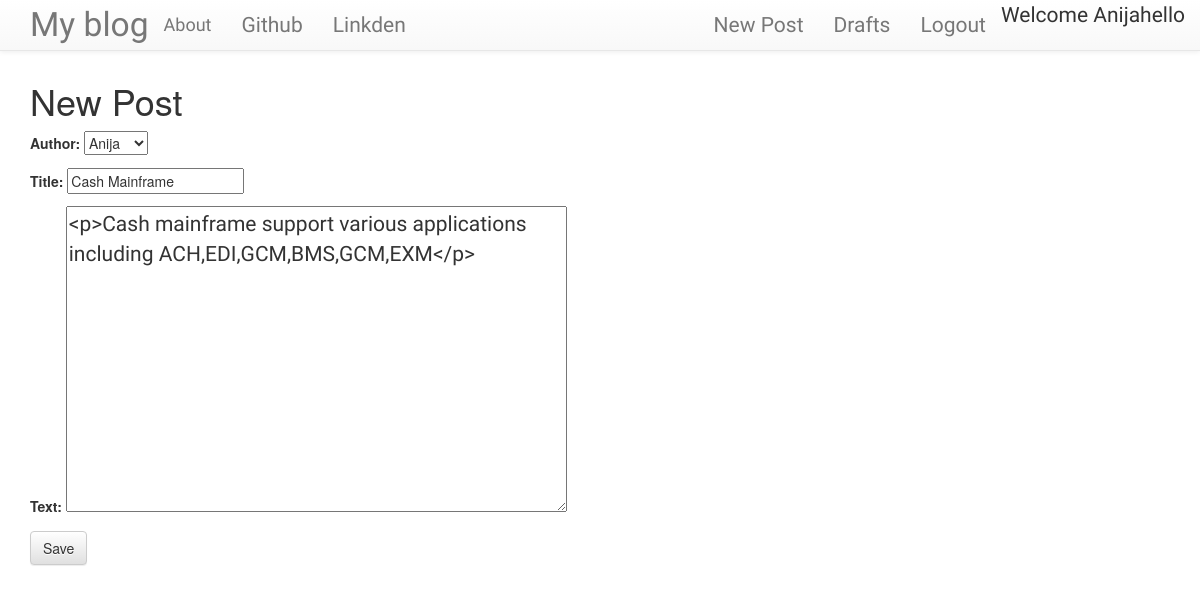
/post/4/edit/ (signed in), run on the app's committed database.
### blog/models.py (models this page shows, shortened)
class Post(models.Model):
    author = models.ForeignKey('auth.user')
    title=models.CharField(max_length=286)
    text=models.TextField()
    create_date=models.DateTimeField(default=timezone.now)
    published_date=models.DateTimeField(blank=True,null=True)

### blog/views.py (the view)
# urls.py: url(r'^post/(?P<pk>\d+)/edit/$',views.PostUpdateView.as_view(),name='post_update'),
class  PostUpdateView(LoginRequiredMixin,UpdateView):
    login_url='/login/'
    redirect_field_name='blog/post_detail.html'
    form_class=PostForm
    model=Post

### blog/forms.py
class PostForm(forms.ModelForm):
    class Meta:
        model=Post
        fields=['author','title','text']
        widgets={
                'title':forms.TextInput(attrs={'class':'titleclass'}),
                'text':forms.Textarea(attrs={'class':'editable medium-editor-textarea postcontent'})
        }

### blog/templates/blog/post_form.html (shortened to what this page needs)
{% extends 'blog/base.html' %}
{% block body_block%}
<h1>New Post</h1>
<form class="post-form"  method="post">
  {{form.as_p}}
  <input type="submit" class="save btn btn-default" value="Save">
</form>
{%endblock%}

### blog/templates/blog/base.html (shortened to what this page needs)
<!DOCTYPE html>
{% load staticfiles %}
<html lang="en" dir="ltr">
  <head>
    <link rel="stylesheet" href="https://maxcdn.bootstrapcdn.com/bootstrap/3.3.7/css/bootstrap.min.css">
    <link rel="stylesheet" href="https://maxcdn.bootstrapcdn.com/bootstrap/3.3.7/css/bootstrap-theme.min.css">
    <link rel="stylesheet" href="//cdn.jsdelivr.net/medium-editor/latest/css/medium-editor.min.css" type="text/css" media="screen" charset="utf-8">
    <link rel="stylesheet" href="{% static 'css/myblog.css' %}">
  </head>
  <body class="loader">
          <nav class="navbar navbar-default navbar-static-top techfont custom-navbar">
            <div class="container">
              <ul class="nav navbar-nav">
                <li><a class="navbar-brand bigbrand" href="{% url 'blog:post_list' %}" >My blog</a></li>
                <li><a class="navbar-brand" href="{% url 'blog:about' %}">About</a></li>
                <li><a class="navbar-link" href="https://github.com">Github</a></li>
                <li><a class="navbar-link" href="https://linkedin.com">Linkden</a></li>
              </ul>
              <ul class="nav navbar-nav navbar-right">hello
              {% if user.is_authenticated %}
              <li><a  href="{% url 'blog:post_new' %}">New Post</a></li>
              <li><a  href="{% url 'blog:draft_list' %}">Drafts</a></li>
              <li><a  href="{% url 'logout' %}">Logout</a></li>
              <li><p>Welcome {{user.username}}</p></li>
              {%else%}
              <li><a class="nav navbar-right" href="{% url 'login' %}"><span class="glyphicon glyphicon-user"></span></a></li>
              {% endif%}
              </ul>
            </div>
        </nav>
        <div class="content container">
          <div class="row">
            <div class="col-md-8">
              <div class="content_block">
                {% block body_block%}
                {%endblock%}
              </div>
            </div>
          </div>
        </div>
  </body>
</html>

### blog/static/css/myblog.css (style rules this page uses)
.techfont { font-family: 'Gochi Hand', cursive; font-size: 1.5em; margin-bottom: 10px; }
.bigbrand { font-size: 1.6em; }
.postcontent { font-family: 'Gochi Hand',cursive; font-size: 1.5em; }
.loader { filter:hue-rotate(0deg); color: linear-gradient(45deg,#0f8,#08f); animation:hue 10000ms infinite linear; }

### data on the page
Post: author "Anija", title "Cash Mainframe", text "<p>Cash mainframe support various applications including ACH,EDI,GCM,BMS,GCM,EXM</p>"

### other printed values
{{ user.username }} "Anija"
